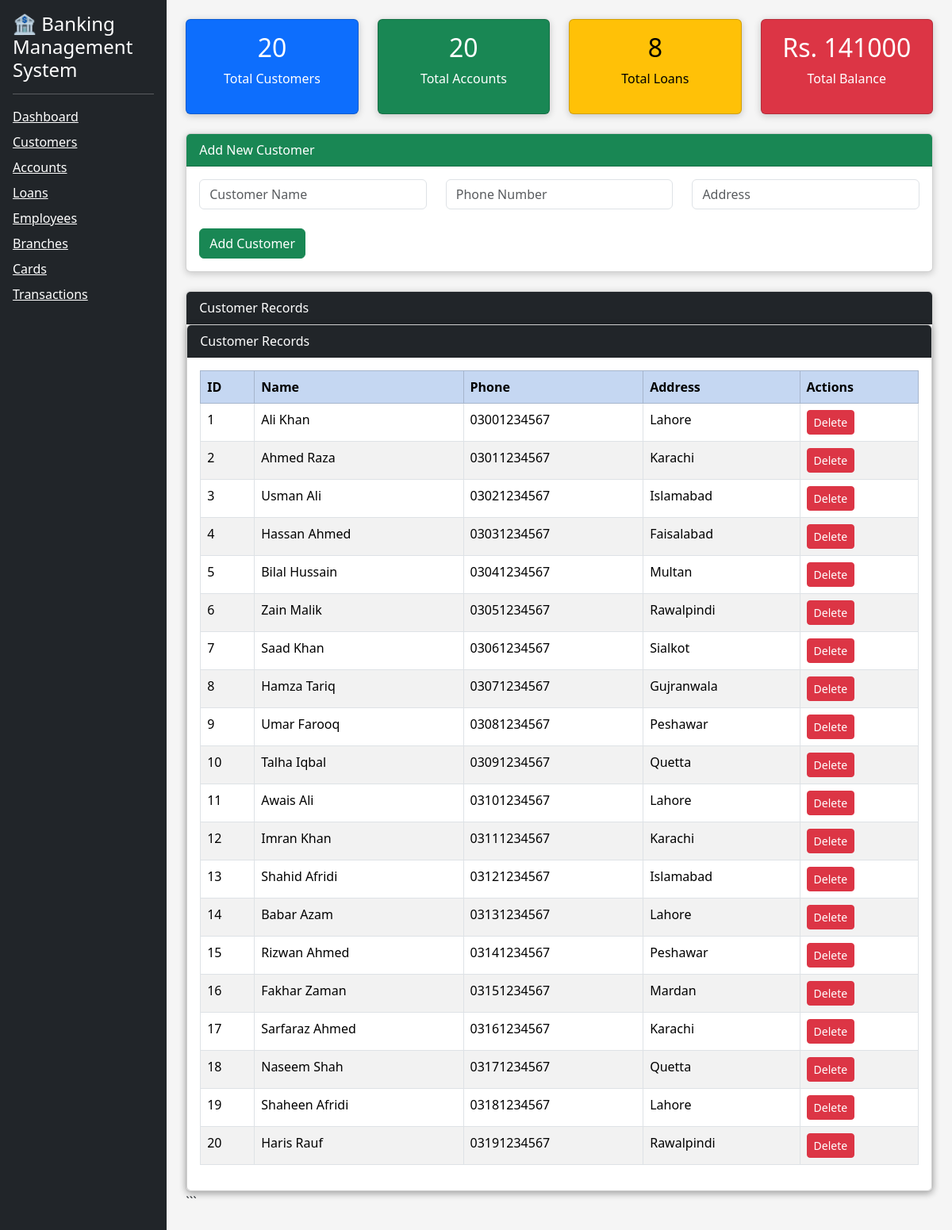
The page / on the database its author committed.
### tables this page shows
CREATE TABLE Customer (
    customer_id INT AUTO_INCREMENT PRIMARY KEY,
    name VARCHAR(100),
    phone VARCHAR(15),
    address VARCHAR(100)
);

### index.php (the view, shortened to what this page needs)
<?php
$conn = mysqli_connect("localhost","root","","BankDB");
$customerCount = mysqli_fetch_assoc(
mysqli_query($conn,"SELECT COUNT(*) AS total FROM Customer")
)['total'];
$accountCount = mysqli_fetch_assoc(
mysqli_query($conn,"SELECT COUNT(*) AS total FROM Account")
)['total'];
$loanCount = mysqli_fetch_assoc(
mysqli_query($conn,"SELECT COUNT(*) AS total FROM Loan")
)['total'];
$totalBalance = mysqli_fetch_assoc(
mysqli_query($conn,"SELECT SUM(balance) AS total FROM Account")
)['total'];
$result = mysqli_query($conn,"SELECT * FROM Customer");
?>
<!DOCTYPE html>
<html>
<head>
<link href="https://cdn.jsdelivr.net/npm/bootstrap@5.3.3/dist/css/bootstrap.min.css" rel="stylesheet">
</head>
<body>
<div class="d-flex">
<div class="bg-dark text-white p-3" style="width:250px; min-height:100vh;">
<h4>🏦 Banking Management System</h4>
<hr>
<a href="index.php" class="text-white d-block mb-2">Dashboard</a>
<a href="customers.php" class="text-white d-block mb-2">Customers</a>
<a href="accounts.php" class="text-white d-block mb-2">Accounts</a>
<a href="loans.php" class="text-white d-block mb-2">Loans</a>
<a href="employees.php" class="text-white d-block mb-2">Employees</a>
<a href="branches.php" class="text-white d-block mb-2">Branches</a>
<a href="cards.php" class="text-white d-block mb-2">Cards</a>
<a href="transactions.php" class="text-white d-block mb-2">Transactions</a>
</div>
<div class="container p-4">
<div class="row mb-4">
<div class="col-md-3">
<div class="card text-bg-primary">
<div class="card-body text-center">
<h2><?php echo $customerCount; ?></h2>
<p>Total Customers</p>
</div>
</div>
</div>
<div class="col-md-3">
<div class="card text-bg-success">
<div class="card-body text-center">
<h2><?php echo $accountCount; ?></h2>
<p>Total Accounts</p>
</div>
</div>
</div>
<div class="col-md-3">
<div class="card text-bg-warning">
<div class="card-body text-center">
<h2><?php echo $loanCount; ?></h2>
<p>Total Loans</p>
</div>
</div>
</div>
<div class="col-md-3">
<div class="card text-bg-danger">
<div class="card-body text-center">
<h2>Rs. <?php echo $totalBalance; ?></h2>
<p>Total Balance</p>
</div>
</div>
</div>
</div>
<div class="card mb-4">
<div class="card-header bg-success text-white">
Add New Customer
</div>
<div class="card-body">
<form method="POST">
<div class="row">
<div class="col-md-4">
<input type="text"
name="name"
class="form-control"
placeholder="Customer Name"
required>
</div>
<div class="col-md-4">
<input type="text"
name="phone"
class="form-control"
placeholder="Phone Number"
required>
</div>
<div class="col-md-4">
<input type="text"
name="address"
class="form-control"
placeholder="Address"
required>
</div>
</div>
<br>
<button
type="submit"
name="add_customer"
class="btn btn-success">
Add Customer
</button>
</form>
</div>
</div>
<div class="card">
<div class="card-header bg-dark text-white">
Customer Records
</div>
<div class="card">
<div class="card-header bg-dark text-white">
Customer Records
</div>
<div class="card-body">
<table class="table table-bordered table-striped table-hover">
<tr class="table-primary">
<th>ID</th>
<th>Name</th>
<th>Phone</th>
<th>Address</th>
<th>Actions</th>
</tr>
<?php
while($row = mysqli_fetch_assoc($result))
{
?>
<tr>
<td><?php echo $row['customer_id']; ?></td>
<td><?php echo $row['name']; ?></td>
<td><?php echo $row['phone']; ?></td>
<td><?php echo $row['address']; ?></td>
<td>
<a href="?delete=<?php echo $row['customer_id']; ?>"
class="btn btn-danger btn-sm"
onclick="return confirm('Delete this customer?')">
Delete
</a>
</td>
</tr>
<?php
}
?>
</table>
</div>
</div>
</div>
</body>
</html>

### index.php (style rules this page uses)
body { background:#f5f5f5; }
.card { box-shadow:0px 2px 10px rgba(0,0,0,0.2); }

### rows shown on the page
customer: customer_id "1", name "Ali Khan", phone "03001234567", address "Lahore"
customer: customer_id "2", name "Ahmed Raza", phone "03011234567", address "Karachi"
customer: customer_id "3", name "Usman Ali", phone "03021234567", address "Islamabad"
customer: customer_id "4", name "Hassan Ahmed", phone "03031234567", address "Faisalabad"
customer: customer_id "5", name "Bilal Hussain", phone "03041234567", address "Multan"
customer: customer_id "6", name "Zain Malik", phone "03051234567", address "Rawalpindi"
customer: customer_id "7", name "Saad Khan", phone "03061234567", address "Sialkot"
customer: customer_id "8", name "Hamza Tariq", phone "03071234567", address "Gujranwala"
customer: customer_id "9", name "Umar Farooq", phone "03081234567", address "Peshawar"
customer: customer_id "10", name "Talha Iqbal", phone "03091234567", address "Quetta"
customer: customer_id "11", name "Awais Ali", phone "03101234567", address "Lahore"
customer: customer_id "12", name "Imran Khan", phone "03111234567", address "Karachi"
customer: customer_id "13", name "Shahid Afridi", phone "03121234567", address "Islamabad"
customer: customer_id "14", name "Babar Azam", phone "03131234567", address "Lahore"
customer: customer_id "15", name "Rizwan Ahmed", phone "03141234567", address "Peshawar"
customer: customer_id "16", name "Fakhar Zaman", phone "03151234567", address "Mardan"
customer: customer_id "17", name "Sarfaraz Ahmed", phone "03161234567", address "Karachi"
customer: customer_id "18", name "Naseem Shah", phone "03171234567", address "Quetta"
customer: customer_id "19", name "Shaheen Afridi", phone "03181234567", address "Lahore"
customer: customer_id "20", name "Haris Rauf", phone "03191234567", address "Rawalpindi"

### other values the page prints
$customerCount "20"
$accountCount "20"
$loanCount "8"
$totalBalance "141000"
